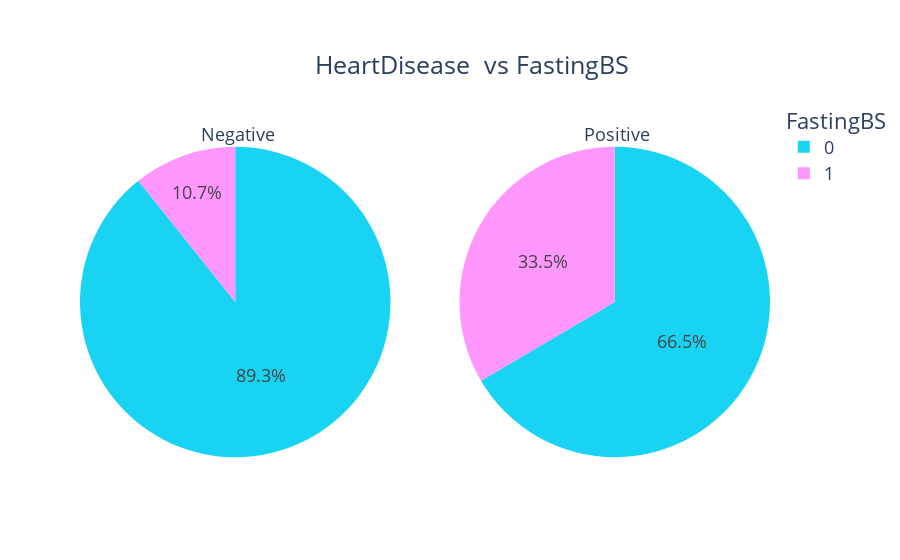

Notebook code for this chart:
### Code cell
counts0 = Counter(data[data['HeartDisease']==0]['FastingBS'])
counts1 = Counter(data[data['HeartDisease']==1]['FastingBS'])
fig = make_subplots(rows=1, cols=2, specs=[[{"type": "pie"}, {"type": "pie"}]])

fig.add_trace(go.Pie(
     values=[item[1] for item in sorted(counts0.items())],
     labels=[item[0] for item in sorted(counts0.items())],
     domain=dict(x=[0, 0.5]),
     name=" Negative",title=' Negative'), 
     row=1, col=1)
fig.update_traces(marker=dict(colors=['#19D3F3', '#FF97FF']))
fig.add_trace(go.Pie(
     values=[item[1] for item in sorted(counts1.items())],
     labels=[item[0] for item in sorted(counts1.items())],
     domain=dict(x=[0.5, 1.0]),
     name=" Positive",title=' Positive'),
    row=1, col=2)

fig.update_layout(
    title={'text':'HeartDisease  vs FastingBS','xanchor':'left','yanchor': 'top','y':0.9,'x':0.35},
    xaxis_title="X Axis Title",
    yaxis_title="Y Axis Title",
    legend_title="FastingBS",
    font=dict(size=18)
)

fig.show()

### Figure 1 — Plotly figure (JSON) as saved in the notebook; plotly's stock layout.template omitted (floating-point values rounded to 4 significant figures)
{"data": [{"domain": {"x": [0, 0.45], "y": [0, 1]}, "labels": [0, 1], "name": " Negative", "title": {"text": " Negative"}, "values": [366, 44], "type": "pie", "marker": {"colors": ["#19D3F3", "#FF97FF"]}}, {"domain": {"x": [0.55, 1], "y": [0, 1]}, "labels": [0, 1], "name": " Positive", "title": {"text": " Positive"}, "values": [338, 170], "type": "pie"}], "layout": {"title": {"text": "HeartDisease  vs FastingBS", "xanchor": "left", "yanchor": "top", "y": 0.9, "x": 0.35}, "font": {"size": 18}, "xaxis": {"title": {"text": "X Axis Title"}}, "yaxis": {"title": {"text": "Y Axis Title"}}, "legend": {"title": {"text": "FastingBS"}}, "autosize": true}}
